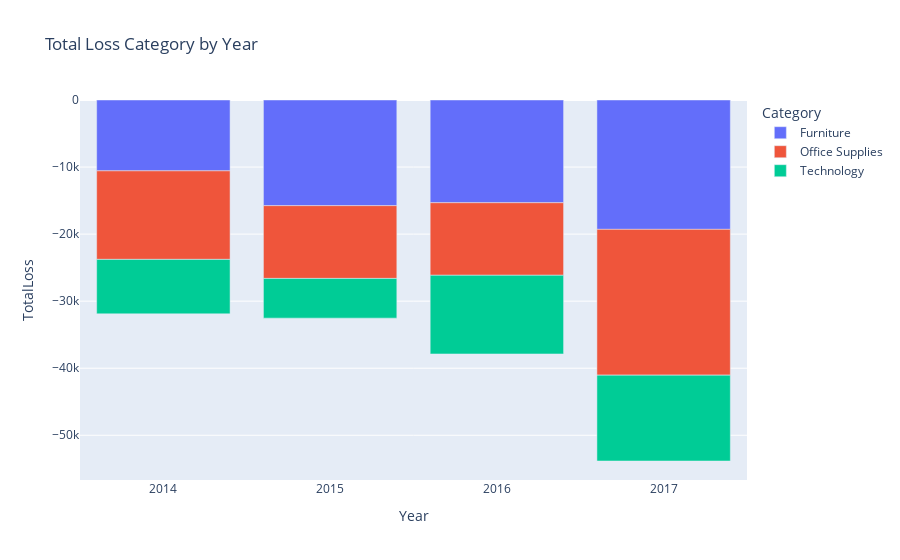

Notebook code cell kept with this figure:
### Code cell
category_losses_year = '''   
                    SELECT 
                    STRFTIME('%Y', OrderDate)'Year',
                    c.Category, ROUND(SUM(o.Profit),2)'TotalLoss'
                    FROM Categories AS c
                    JOIN Products AS p
                    ON c.CategoryID = p.CategoryId
                    JOIN Orders_details AS o
                    ON p.ProductId = o.ProductId
                    WHERE o.Profit < 0
                    GROUP BY Year, c.Category
                    ORDER BY
                        Year ASC;
                '''
                
# Dataframe 
df = sql_to_dataframe(category_losses_year)

fig = px.bar(df, x='Year', y='TotalLoss', color='Category', title='Total Loss Category by Year')
fig.show()

### Figure 1 — Plotly figure (JSON) as saved in the notebook; plotly's stock layout.template omitted (floating-point values rounded to 4 significant figures)
{"data": [{"alignmentgroup": "True", "hovertemplate": "Category=Furniture<br>Year=%{x}<br>TotalLoss=%{y}<extra></extra>", "legendgroup": "Furniture", "marker": {"color": "#636efa", "pattern": {"shape": ""}}, "name": "Furniture", "offsetgroup": "Furniture", "orientation": "v", "showlegend": true, "textposition": "auto", "type": "bar", "x": ["2014", "2015", "2016", "2017"], "xaxis": "x", "y": [-10570.0, -15760.0, -15320.0, -19292], "yaxis": "y"}, {"alignmentgroup": "True", "hovertemplate": "Category=Office Supplies<br>Year=%{x}<br>TotalLoss=%{y}<extra></extra>", "legendgroup": "Office Supplies", "marker": {"color": "#EF553B", "pattern": {"shape": ""}}, "name": "Office Supplies", "offsetgroup": "Office Supplies", "orientation": "v", "showlegend": true, "textposition": "auto", "type": "bar", "x": ["2014", "2015", "2016", "2017"], "xaxis": "x", "y": [-13200.0, -10850.0, -10820.0, -21740.0], "yaxis": "y"}, {"alignmentgroup": "True", "hovertemplate": "Category=Technology<br>Year=%{x}<br>TotalLoss=%{y}<extra></extra>", "legendgroup": "Technology", "marker": {"color": "#00cc96", "pattern": {"shape": ""}}, "name": "Technology", "offsetgroup": "Technology", "orientation": "v", "showlegend": true, "textposition": "auto", "type": "bar", "x": ["2014", "2015", "2016", "2017"], "xaxis": "x", "y": [-8123.0, -5920.0, -11740.0, -12800.0], "yaxis": "y"}], "layout": {"barmode": "relative", "legend": {"title": {"text": "Category"}, "tracegroupgap": 0}, "title": {"text": "Total Loss Category by Year"}, "xaxis": {"anchor": "y", "domain": [0, 1], "title": {"text": "Year"}}, "yaxis": {"anchor": "x", "domain": [0, 1], "title": {"text": "TotalLoss"}}}}
